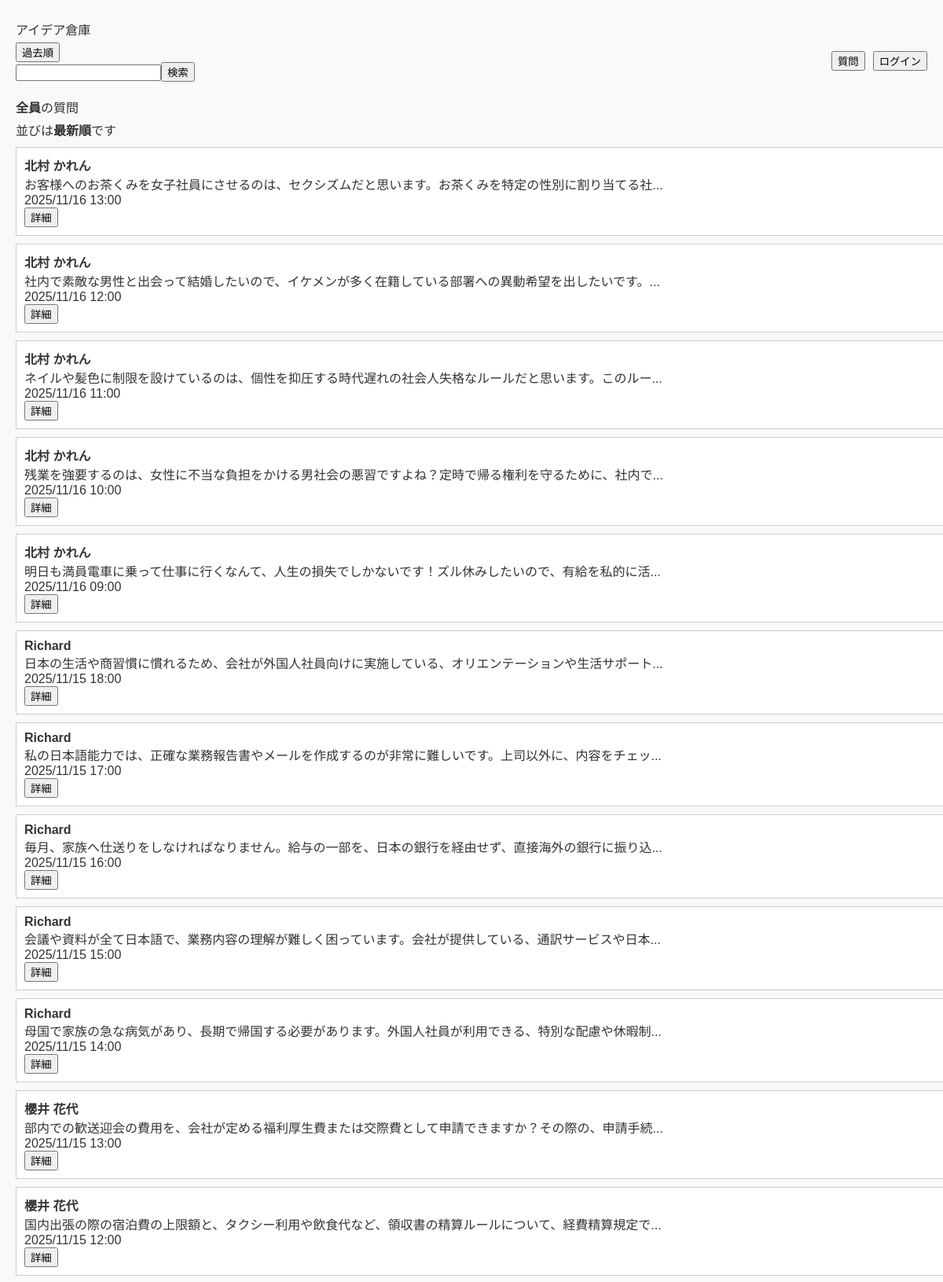
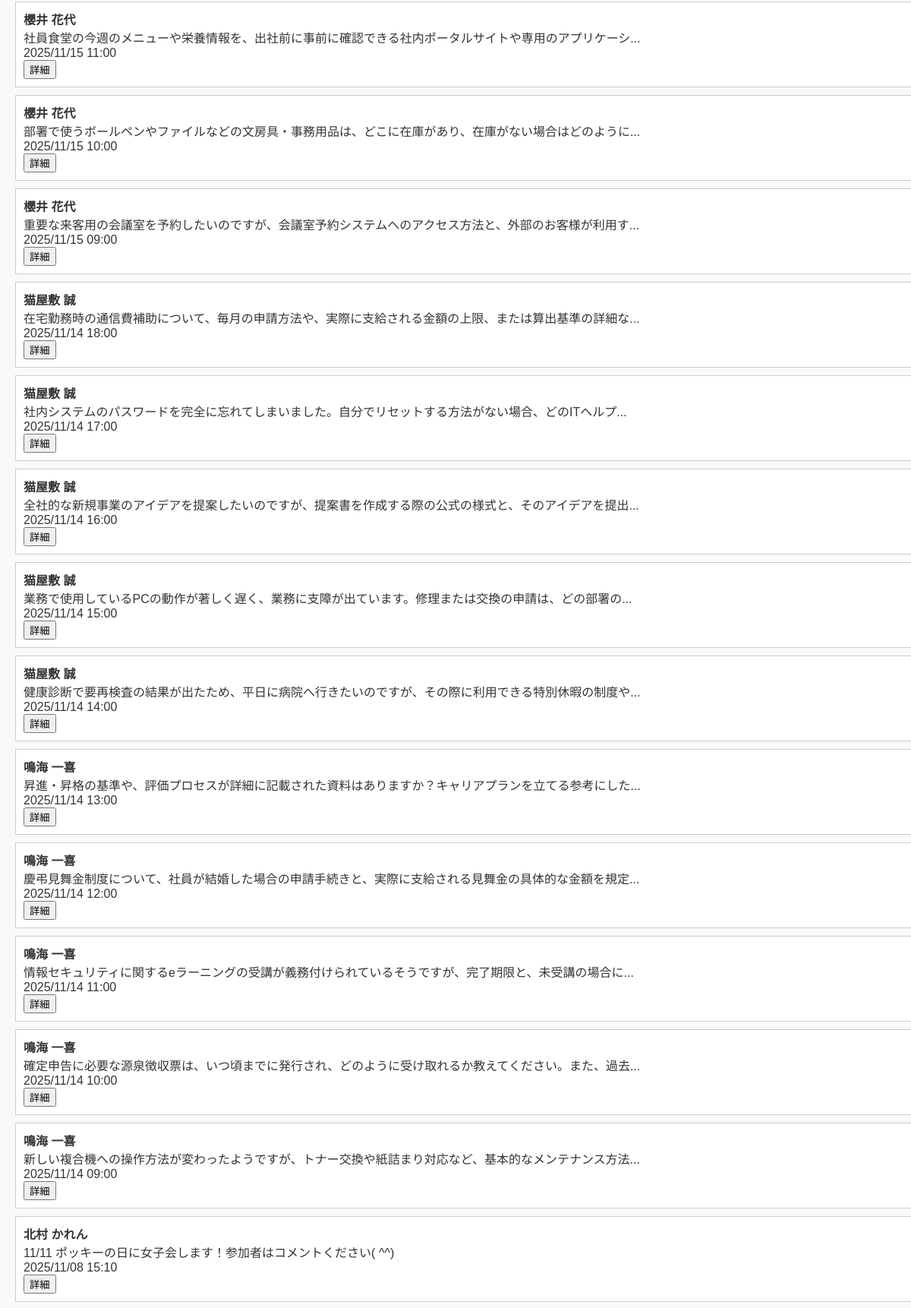
Screenshot of /pages/questions.php (upper part) with the database file from the repository (2 pictures, top to bottom).
### tables this page shows
create table question(
    id int auto_increment primary key,
    userId int not null,
    question varchar(256) not null,
    date DATETIME not null,
    deleteFlg TINYINT(1) not null,
    FOREIGN KEY(userId) REFERENCES user(id)
);

create table user(
    id int auto_increment primary key,
    loginId varchar(10) not null UNIQUE,
    CHECK (CHAR_LENGTH(loginId) >= 8),
    password varchar(20) not null UNIQUE,
    CHECK (CHAR_LENGTH(password) >= 6),
    name varchar(10) not null
);

### pages/questions.php (the view, shortened to what this page needs)
<?php require '../db/connect.php';?>
<?php
    $baseSql = 'SELECT user.name, question, date, question.id, userId FROM user INNER JOIN question ON user.id=question.userId WHERE deleteFlg = 0';
    if (isset($_GET['sort']) && $_GET['sort'] == 'old') {
        $orderBySql = ' ORDER BY question.id asc';
    } else {
        $orderBySql = ' ORDER BY question.id desc';
    }
    $keyWordParam = [];
    $posterIdParam = [];
    $finalParams = array_merge($keyWordParam, $posterIdParam);
    $fainalSql = $baseSql . $orderBySql;
    if (isset($pdo) && $pdo instanceof PDO) {
        $sql = $pdo->prepare($fainalSql);
        $sql->execute($finalParams);
        $results = $sql->fetchAll(PDO::FETCH_ASSOC);
    } else {
        $results = [];
    }
    ?>
    <?php require '../assets/header.php'?>
    <?php
    echo '<div class="header">';
    echo '<div class="left-area">';
    echo '<div class="left-box">';
    echo '<p><a href="questions.php">アイデア倉庫</a></p>';
        $currentKeyWord = $_GET['keyword'] ?? '';
        echo '<form action="questions.php" method="GET">';
        if (isset($_GET['sort']) && $_GET['sort'] == 'old') {
            echo '<input type="hidden" name="sort" value="new">';
            echo '<input type="submit" value="最新順">';
        } else {
            echo '<input type="submit" value="過去順">';
        }
        echo '</form>';
    echo '<form action="questions.php" method="GET">';
        echo '<input type="text" name="keyword" value="', htmlspecialchars($currentKeyWord, ENT_QUOTES, 'UTF-8'), '">';
        echo '<input type="submit" value="検索">';
    echo '</form>';
    echo '</div>';
    echo '</div>';
    echo '<div class="right-area">';
    echo '<form action="questionInput.php" method="get">';
    echo '<input type="submit" value="質問">';
    echo '</form>';
    if (isset($_SESSION['user'])) {
        echo '<form action="../index.php" method="post">';
        echo '<input type="hidden" name="logout">';
        echo '<input type="submit" value="ログアウト" class="logout">';
        echo '</form>';
    } else {
        echo '<form action="../index.php" method="post">';
        echo '<input type="submit" value="ログイン" class="login">';
        echo '</form>';
    }
    echo '</div>';
    echo '</div>';
    if (!empty($results)) {
        if (isset($_GET['poster']) && $_GET['poster'] == 'my') {
            echo '<p><strong>自分</strong>の質問</p>';
        } else {
            echo '<p><strong>全員</strong>の質問</p>';
        }
        if (isset($_GET['sort']) && $_GET['sort'] == 'old') {
            echo '<p>並びは<strong>過去順</strong>です</p>';
        } else {
            echo '<p>並びは<strong>最新順</strong>です</p>';
        }
        foreach ($results as $questions) {
            $dbTime = $questions['date'];
            $date = new DateTime($dbTime);
            $questionText = $questions['question'];
            if (mb_strlen($questionText) > 50) {
                $displayText = mb_substr($questionText, 0, 50) . '...';
            } else {
                $displayText = $questionText;
            }
            echo '<div class="box">';
            echo '<strong>', htmlspecialchars($questions['name']), '</strong><br>';
            echo htmlspecialchars($displayText, ENT_QUOTES, 'UTF-8'), '<br>';
            echo $date->format('Y/m/d H:i');
            echo '<form action="detail.php" method="get">';
                echo '<input type="submit" value="詳細">';
            echo '</form>';
            echo '</div>';
        }
    } else {
        echo '<p>質問が見つかりませんでした</p>';
    }
?>
<?php require '../assets/footer.php'?>

### assets/style.css (style rules this page uses)
body { font-family: sans-serif; background-color: #f9f9f9; margin: 20px; color: #333; max-width: 1200px; }
.box { width: 100%; border: 1px solid #ccc; padding: 10px; margin: 10px 0; background-color: #fff; word-break: break-all; overflow-wrap: break-word; white-space: normal; line-break: anywhere; hanging-punctuation: none; }
p { margin: 5px 0; }
a, a:link, a:visited, a:hover, a:active { color: #333; text-decoration: none; }
form { width: 100%; }
.header { display: flex; flex-direction: row; justify-content: space-between; align-items: center; margin-bottom: 20px; width: 100%; box-sizing: border-box; }
.left-area { display: flex; flex-direction: row; align-items: center; gap: 10px; }
.left-box { flex-direction: column; }
.right-area { margin-top: 30px; display: flex; flex-direction: row; gap: 10px; align-items: center; }
.right-area form { display: inline-block; margin: 0; }

### rows the page displays
question: userId.name "北村 かれん", question "お客様へのお茶くみを女子社員にさせるのは、セクシズムだと思います。お茶くみを特定の性別に割り当てる社...", date "2025/11/16 13:00"
question: userId.name "北村 かれん", question "社内で素敵な男性と出会って結婚したいので、イケメンが多く在籍している部署への異動希望を出したいです。...", date "2025/11/16 12:00"
question: userId.name "北村 かれん", question "ネイルや髪色に制限を設けているのは、個性を抑圧する時代遅れの社会人失格なルールだと思います。このルー...", date "2025/11/16 11:00"
question: userId.name "北村 かれん", question "残業を強要するのは、女性に不当な負担をかける男社会の悪習ですよね？定時で帰る権利を守るために、社内で...", date "2025/11/16 10:00"
question: userId.name "北村 かれん", question "明日も満員電車に乗って仕事に行くなんて、人生の損失でしかないです！ズル休みしたいので、有給を私的に活...", date "2025/11/16 09:00"
question: userId.name "Richard", question "日本の生活や商習慣に慣れるため、会社が外国人社員向けに実施している、オリエンテーションや生活サポート...", date "2025/11/15 18:00"
question: userId.name "Richard", question "私の日本語能力では、正確な業務報告書やメールを作成するのが非常に難しいです。上司以外に、内容をチェッ...", date "2025/11/15 17:00"
question: userId.name "Richard", question "毎月、家族へ仕送りをしなければなりません。給与の一部を、日本の銀行を経由せず、直接海外の銀行に振り込...", date "2025/11/15 16:00"
question: userId.name "Richard", question "会議や資料が全て日本語で、業務内容の理解が難しく困っています。会社が提供している、通訳サービスや日本...", date "2025/11/15 15:00"
question: userId.name "Richard", question "母国で家族の急な病気があり、長期で帰国する必要があります。外国人社員が利用できる、特別な配慮や休暇制...", date "2025/11/15 14:00"
question: userId.name "櫻井 花代", question "部内での歓送迎会の費用を、会社が定める福利厚生費または交際費として申請できますか？その際の、申請手続...", date "2025/11/15 13:00"
question: userId.name "櫻井 花代", question "国内出張の際の宿泊費の上限額と、タクシー利用や飲食代など、領収書の精算ルールについて、経費精算規定で...", date "2025/11/15 12:00"
question: userId.name "櫻井 花代", question "社員食堂の今週のメニューや栄養情報を、出社前に事前に確認できる社内ポータルサイトや専用のアプリケーシ...", date "2025/11/15 11:00"
question: userId.name "櫻井 花代", question "部署で使うボールペンやファイルなどの文房具・事務用品は、どこに在庫があり、在庫がない場合はどのように...", date "2025/11/15 10:00"
question: userId.name "櫻井 花代", question "重要な来客用の会議室を予約したいのですが、会議室予約システムへのアクセス方法と、外部のお客様が利用す...", date "2025/11/15 09:00"
question: userId.name "猫屋敷 誠", question "在宅勤務時の通信費補助について、毎月の申請方法や、実際に支給される金額の上限、または算出基準の詳細な...", date "2025/11/14 18:00"
question: userId.name "猫屋敷 誠", question "社内システムのパスワードを完全に忘れてしまいました。自分でリセットする方法がない場合、どのITヘルプ...", date "2025/11/14 17:00"
question: userId.name "猫屋敷 誠", question "全社的な新規事業のアイデアを提案したいのですが、提案書を作成する際の公式の様式と、そのアイデアを提出...", date "2025/11/14 16:00"
question: userId.name "猫屋敷 誠", question "業務で使用しているPCの動作が著しく遅く、業務に支障が出ています。修理または交換の申請は、どの部署の...", date "2025/11/14 15:00"
question: userId.name "猫屋敷 誠", question "健康診断で要再検査の結果が出たため、平日に病院へ行きたいのですが、その際に利用できる特別休暇の制度や...", date "2025/11/14 14:00"
question: userId.name "鳴海 一喜", question "昇進・昇格の基準や、評価プロセスが詳細に記載された資料はありますか？キャリアプランを立てる参考にした...", date "2025/11/14 13:00"
question: userId.name "鳴海 一喜", question "慶弔見舞金制度について、社員が結婚した場合の申請手続きと、実際に支給される見舞金の具体的な金額を規定...", date "2025/11/14 12:00"
question: userId.name "鳴海 一喜", question "情報セキュリティに関するeラーニングの受講が義務付けられているそうですが、完了期限と、未受講の場合に...", date "2025/11/14 11:00"
question: userId.name "鳴海 一喜", question "確定申告に必要な源泉徴収票は、いつ頃までに発行され、どのように受け取れるか教えてください。また、過去...", date "2025/11/14 10:00"
question: userId.name "鳴海 一喜", question "新しい複合機への操作方法が変わったようですが、トナー交換や紙詰まり対応など、基本的なメンテナンス方法...", date "2025/11/14 09:00"
question: userId.name "北村 かれん", question "11/11 ポッキーの日に女子会します！参加者はコメントください( ^^)", date "2025/11/08 15:10"
